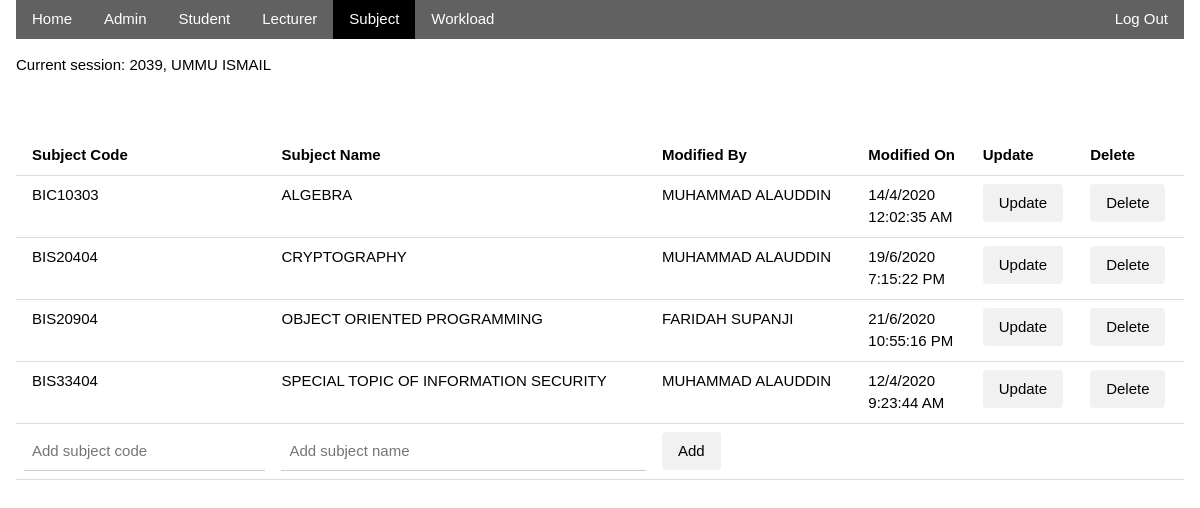
The app's page /admin/subject.php (signed in) with its own data.
### tables this page shows
CREATE TABLE `adm_sub` (
  `admin_id` int(4) NOT NULL,
  `subject_code` varchar(8) NOT NULL,
  `modified_on` datetime NOT NULL
);

CREATE TABLE `subjects` (
  `subject_code` varchar(8) NOT NULL,
  `subject_name` varchar(100) NOT NULL
);

### admin/subject.php (the view, shortened to what this page needs)
<?php
require '../connection.php';
if (isset($_SESSION['admin_id']))
	$session_id = $_SESSION['admin_id'];
else
	header('location: ../index.php');
$q = 'SELECT admin_id, admin_name FROM admins WHERE admin_id=?';
$stmt = $conn->prepare($q);
$stmt->bind_param('i', $session_id);
if (!$stmt->execute())
{
	echo $conn->error;
}
else
{
	$row = $stmt->get_result()->fetch_assoc();
	$session_name = $row['admin_name'];
}
?>
<!DOCTYPE html>
<html lang="en">
<head>
	<link rel="stylesheet" href="../css/w3.css">
	<link rel="stylesheet" href="../css/style.css">
</head>
<body>
	<div class="w3-container">
		<div class="w3-bar w3-dark-grey">
			<a href="home.php" class="w3-bar-item w3-button">Home</a>
			<a href="admin.php" class="w3-bar-item w3-button">Admin</a>
			<a href="student.php" class="w3-bar-item w3-button">Student</a>
			<a href="lecturer.php" class="w3-bar-item w3-button">Lecturer</a>
			<a href="subject.php" class="w3-bar-item w3-button w3-black">Subject</a>
			<a href="workload.php" class="w3-bar-item w3-button">Workload</a>
			<a href="../logout.php" class="w3-bar-item w3-button w3-right">Log Out</a>
		</div>
		<p>Current session: <?php echo $session_id.", ".$session_name ?></p>
		<br>
		<br>
		<table class="w3-table w3-bordered">
			<tr>
				<th>Subject Code</th>
				<th>Subject Name</th>
				<th>Modified By</th>
				<th>Modified On</th>
				<th>Update</th>
				<th>Delete</th>
			</tr>
			<?php
				$sql = 'SELECT s.subject_code, s.subject_name, a.admin_id, a.admin_name, modified_on
				FROM adm_sub
				INNER JOIN admins as a ON (adm_sub.admin_id = a.admin_id)
				INNER JOIN subjects as s ON (adm_sub.subject_code = s.subject_code)
				ORDER BY s.subject_code';
				if($result = $conn->query($sql))
				{
					if($result->num_rows > 0){
						while ($row = $result->fetch_assoc()) { ?>
							<tr style="text-align: center">
							<td><?php echo $row['subject_code'] ?></td>
							<td><?php echo $row['subject_name'] ?></td>
							<td><?php echo $row['admin_name'] ?></td>
							<td><?php $date = $row['modified_on'];
							echo date("j/n/Y<\b\\r>g:i:s A", strtotime($date)); ?></td>
							<td><button class="w3-button w3-round w3-light-grey" onclick="onUpdate('<?php echo $row['subject_code'] ?>', '<?php echo $row['subject_name'] ?>')">Update</button></td>
							<td><button class="w3-button w3-round w3-light-grey" onclick="onDelete('<?php echo $row['subject_code'] ?>', '<?php echo $row['subject_name'] ?>')">Delete</button></td>
							</tr>
							<?php
						}
					}
				}
				else
				{
					echo $conn->error;
				}
			?>
			<tr>
				<form action="" method="POST">
					<td><input class="w3-input" type="text" name="sub_code" placeholder="Add subject code"/></td>
					<td><input class="w3-input" type="text" name="sub_name" placeholder="Add subject name" /></td>
					<td><input class="w3-button w3-round w3-light-grey" type="submit" name="add" value="Add"></td>
					<td></td>
					<td></td>
					<td></td>
				</form>
			</tr>
		</table>
	</div>
</body>
</html>

### css/w3.css (style rules this page uses)
html { box-sizing:border-box }
*,*:before,*:after { box-sizing:inherit }
html { -ms-text-size-adjust:100%;-webkit-text-size-adjust:100% }
body { margin:0 }
a { background-color:transparent }
button,input,select,textarea,optgroup { font:inherit;margin:0 }
button,input { overflow:visible }
button,select { text-transform:none }
button,[type=button],[type=reset],[type=submit] { -webkit-appearance:button }
html,body { font-family:Verdana,sans-serif;font-size:15px;line-height:1.5 }
html { overflow-x:hidden }
a { color:inherit }
.w3-table,.w3-table-all { border-collapse:collapse;border-spacing:0;width:100%;display:table }
.w3-bordered tr,.w3-table-all tr { border-bottom:1px solid #ddd }
.w3-table td,.w3-table th,.w3-table-all td,.w3-table-all th { padding:8px 8px;display:table-cell;text-align:left;vertical-align:top }
.w3-table th:first-child,.w3-table td:first-child,.w3-table-all th:first-child,.w3-table-all td:first-child { padding-left:16px }
.w3-btn,.w3-button { border:none;display:inline-block;padding:8px 16px;vertical-align:middle;overflow:hidden;text-decoration:none;color:inherit;background-color:inherit;text-align:center;cursor:pointer;white-space:nowrap }
.w3-btn,.w3-button { -webkit-touch-callout:none;-webkit-user-select:none;-khtml-user-select:none;-moz-user-select:none;-ms-user-select:none;user-select:none }
.w3-input { padding:8px;display:block;border:none;border-bottom:1px solid #ccc;width:100% }
.w3-bar { width:100%;overflow:hidden }
.w3-bar .w3-bar-item { padding:8px 16px;float:left;width:auto;border:none;display:block;outline:0 }
.w3-bar .w3-button { white-space:normal }
.w3-container:after,.w3-container:before,.w3-panel:after,.w3-panel:before,.w3-row:after,.w3-row:before,.w3-row-padding:after,.w3-row-padding:before, .w3-cell-row:before,.w3-cell-row:after,.w3-clear:after,.w3-clear:before,.w3-bar:before,.w3-bar:after { content:"";display:table;clear:both }
.w3-round,.w3-round-medium { border-radius:4px }
.w3-container,.w3-panel { padding:0.01em 16px }
.w3-right { float:right!important }
.w3-black,.w3-hover-black:hover { color:#fff!important;background-color:#000!important }
.w3-light-grey,.w3-hover-light-grey:hover,.w3-light-gray,.w3-hover-light-gray:hover { color:#000!important;background-color:#f1f1f1!important }
.w3-dark-grey,.w3-hover-dark-grey:hover,.w3-dark-gray,.w3-hover-dark-gray:hover { color:#fff!important;background-color:#616161!important }

### records on screen
adm_sub: subject_code.subject_code "BIC10303", subject_code.subject_name "ALGEBRA", admin.admin_name "MUHAMMAD ALAUDDIN", modified_on "14/4/2020 12:02:35 AM"
adm_sub: subject_code.subject_code "BIS20404", subject_code.subject_name "CRYPTOGRAPHY", admin.admin_name "MUHAMMAD ALAUDDIN", modified_on "19/6/2020 7:15:22 PM"
adm_sub: subject_code.subject_code "BIS20904", subject_code.subject_name "OBJECT ORIENTED PROGRAMMING", admin.admin_name "FARIDAH SUPANJI", modified_on "21/6/2020 10:55:16 PM"
adm_sub: subject_code.subject_code "BIS33404", subject_code.subject_name "SPECIAL TOPIC OF INFORMATION SECURITY", admin.admin_name "MUHAMMAD ALAUDDIN", modified_on "12/4/2020 9:23:44 AM"

### other values on screen
$session_id "2039"
$session_name "UMMU ISMAIL"
